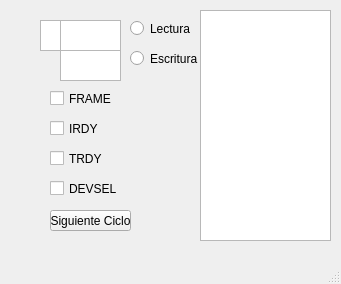
<?xml version="1.0" encoding="UTF-8"?>
<ui version="4.0">
 <class>MainWindow</class>
 <widget class="QMainWindow" name="MainWindow">
  <property name="geometry">
   <rect>
    <x>0</x>
    <y>0</y>
    <width>341</width>
    <height>284</height>
   </rect>
  </property>
  <property name="windowTitle">
   <string>MainWindow</string>
  </property>
  <widget class="QWidget" name="centralWidget">
   <widget class="QTableWidget" name="tabla">
    <property name="geometry">
     <rect>
      <x>200</x>
      <y>10</y>
      <width>131</width>
      <height>231</height>
     </rect>
    </property>
   </widget>
   <widget class="QPushButton" name="NEXT">
    <property name="geometry">
     <rect>
      <x>50</x>
      <y>210</y>
      <width>81</width>
      <height>21</height>
     </rect>
    </property>
    <property name="text">
     <string>Siguiente Ciclo</string>
    </property>
   </widget>
   <widget class="QRadioButton" name="READ">
    <property name="geometry">
     <rect>
      <x>130</x>
      <y>20</y>
      <width>82</width>
      <height>17</height>
     </rect>
    </property>
    <property name="text">
     <string>Lectura</string>
    </property>
    <attribute name="buttonGroup">
     <string>buttonGroup</string>
    </attribute>
   </widget>
   <widget class="QRadioButton" name="WRITE">
    <property name="geometry">
     <rect>
      <x>130</x>
      <y>50</y>
      <width>82</width>
      <height>17</height>
     </rect>
    </property>
    <property name="text">
     <string>Escritura</string>
    </property>
    <attribute name="buttonGroup">
     <string>buttonGroup</string>
    </attribute>
   </widget>
   <widget class="QCheckBox" name="FRAME">
    <property name="geometry">
     <rect>
      <x>50</x>
      <y>90</y>
      <width>70</width>
      <height>17</height>
     </rect>
    </property>
    <property name="text">
     <string>FRAME</string>
    </property>
   </widget>
   <widget class="QCheckBox" name="IRDY">
    <property name="geometry">
     <rect>
      <x>50</x>
      <y>120</y>
      <width>70</width>
      <height>17</height>
     </rect>
    </property>
    <property name="text">
     <string>IRDY</string>
    </property>
   </widget>
   <widget class="QCheckBox" name="TRDY">
    <property name="geometry">
     <rect>
      <x>50</x>
      <y>150</y>
      <width>70</width>
      <height>17</height>
     </rect>
    </property>
    <property name="text">
     <string>TRDY</string>
    </property>
   </widget>
   <widget class="QCheckBox" name="DEVSEL">
    <property name="geometry">
     <rect>
      <x>50</x>
      <y>180</y>
      <width>70</width>
      <height>17</height>
     </rect>
    </property>
    <property name="text">
     <string>DEVSEL</string>
    </property>
   </widget>
   <widget class="QPlainTextEdit" name="DATA">
    <property name="geometry">
     <rect>
      <x>60</x>
      <y>20</y>
      <width>61</width>
      <height>31</height>
     </rect>
    </property>
   </widget>
   <widget class="QPlainTextEdit" name="MASK">
    <property name="geometry">
     <rect>
      <x>60</x>
      <y>50</y>
      <width>61</width>
      <height>31</height>
     </rect>
    </property>
   </widget>
   <widget class="QPlainTextEdit" name="DIR">
    <property name="geometry">
     <rect>
      <x>40</x>
      <y>20</y>
      <width>21</width>
      <height>31</height>
     </rect>
    </property>
   </widget>
  </widget>
  <widget class="QMenuBar" name="menuBar">
   <property name="geometry">
    <rect>
     <x>0</x>
     <y>0</y>
     <width>341</width>
     <height>21</height>
    </rect>
   </property>
  </widget>
  <widget class="QStatusBar" name="statusBar"/>
 </widget>
 <layoutdefault spacing="6" margin="11"/>
 <resources/>
 <connections/>
 <buttongroups>
  <buttongroup name="buttonGroup"/>
 </buttongroups>
</ui>
